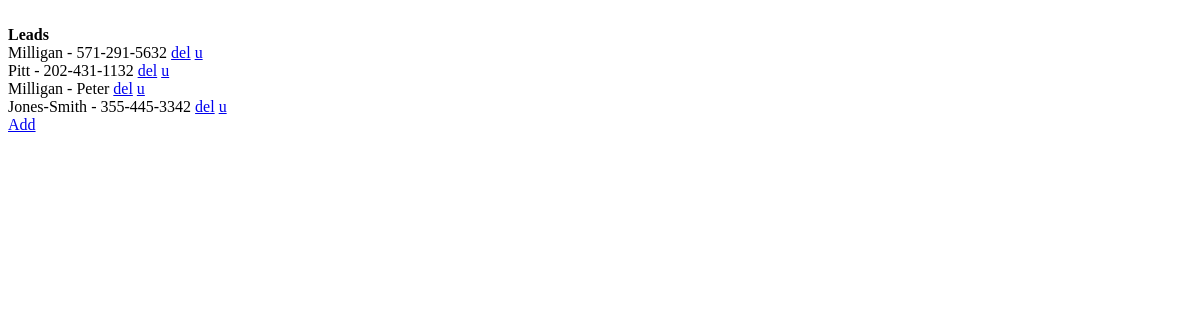
The app's page /helloworld.php, older data.
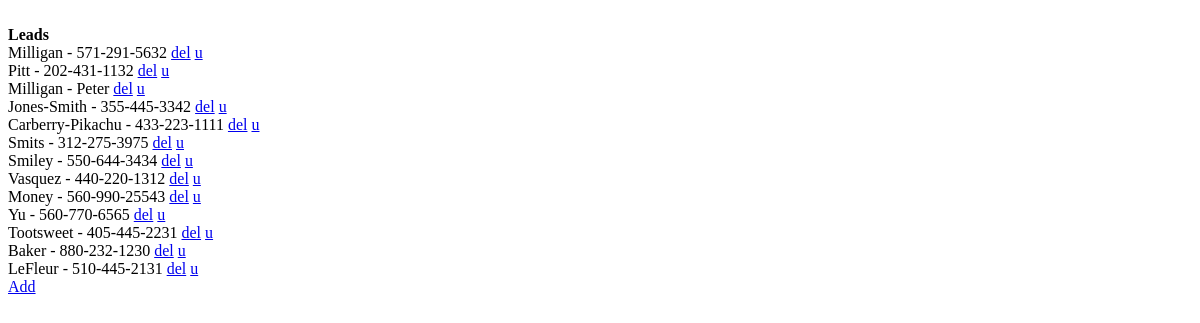
The same page, newer data.
### tables this page shows
CREATE TABLE leads(id INTEGER PRIMARY KEY,company,lastname,firstname,email,phone,created_at);

### helloworld.php (the view, shortened to what this page needs)
<html>
<body>
<br>
<?php
$db = new SQLite3('./db/test.db');
$results = $db->query('SELECT id, lastname, phone FROM leads');
echo "<b>Leads</b><br>";
while ($row = $results->fetchArray()) {
	$id = $row['id'];
  	$name = $row['lastname'];
  	$phone = $row['phone'];
	echo "$name - $phone  <a href=\"helloworld_d.php?id=$id\">del</a> <a href=\"helloworld_u.php?id=$id\">u</a> <br>";
  }
?>
<a href="helloworld_i.html">Add</a>
</body>
</html>

Row changes from the older to the newer data that the page shows:
added leads: lastname "Carberry-Pikachu", phone "433-223-1111"
added leads: lastname "Smits", phone "312-275-3975"
added leads: lastname "Smiley", phone "550-644-3434"
added leads: lastname "Vasquez", phone "440-220-1312"
added leads: lastname "Money", phone "560-990-25543"
added leads: lastname "Yu", phone "560-770-6565"
added leads: lastname "Tootsweet", phone "405-445-2231"
added leads: lastname "Baker", phone "880-232-1230"
added leads: lastname "LeFleur", phone "510-445-2131"
